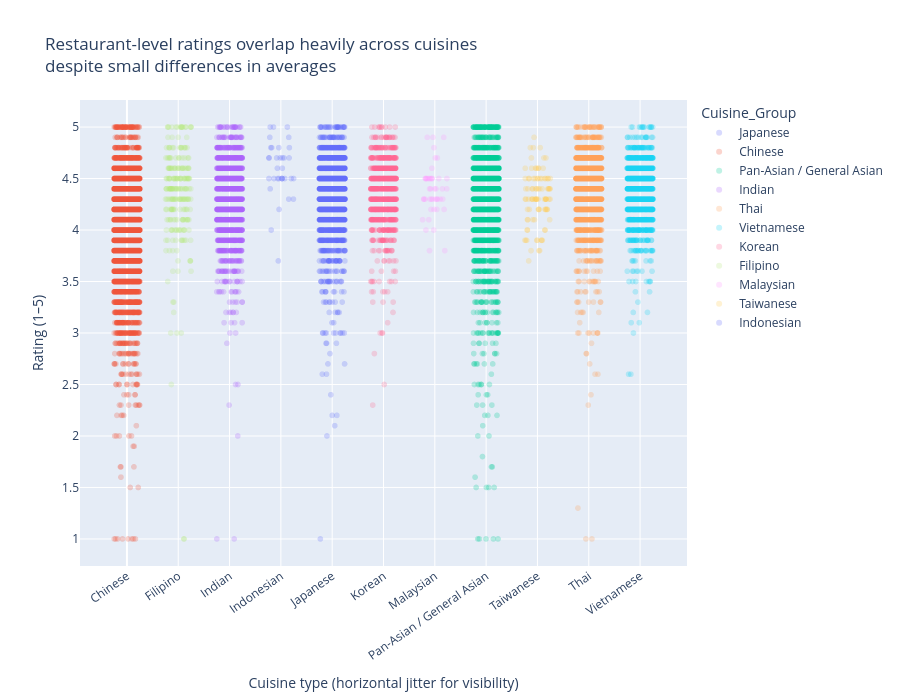

Notebook cell for this chart:
### Markdown cell above
**Chart Rationale:**
I used a sorted bar chart of average rating by cuisine group because Question 3 is fundamentally a comparison across categories: readers need to see which cuisines sit slightly higher or lower on a shared 1–5 scale. Bars make those small differences in means easy to scan, especially when cuisines are ordered from highest to lowest average. I colored bars by sample size (n_restaurants) so large groups (for example Chinese) are not mistaken for more reliable just because the bar is prominent—readers can see both level and how much data supports each mean. I applied a minimum n ≥ 50 rule before plotting so tiny groups do not create misleading spikes. I chose this chart instead of only the jittered scatter because means are a clear summary for “are averages different?”—while the scatter (below) is better for showing overlap in the full distributions. The main takeaway this chart is meant to support: average ratings differ modestly across cuisines, not dramatically—so any ranking should be read as a slight shift, not proof that one cuisine is far “better” than another in this listing data.

### Code cell
import numpy as np
import pandas as pd
import plotly.express as px
import textwrap

rng = np.random.default_rng(42)
# Per-restaurant rows with mapped cuisine (defined in the Question 3 prep cell)
plot = asian_ratings.copy()
cat = pd.Categorical(plot["Cuisine_Group"])
cuisine_order = list(cat.categories)
plot["xj"] = cat.codes.astype(float) + rng.uniform(-0.25, 0.25, size=len(plot))

_title = (
    "Restaurant-level ratings overlap heavily across cuisines "
    "despite small differences in averages"
)
_title_wrapped = "<br>".join(textwrap.wrap(_title, width=62))

fig = px.scatter(
    plot,
    x="xj",
    y="rating_num",
    color="Cuisine_Group",
    labels={"rating_num": "Rating (1–5)", "xj": "Cuisine type (jittered)"},
    title=_title_wrapped,
)

fig.update_traces(marker=dict(size=6, opacity=0.25))
fig.update_layout(
    height=700,
    showlegend=True,
    xaxis=dict(
        title="Cuisine type (horizontal jitter for visibility)",
        tickmode="array",
        tickvals=list(range(len(cuisine_order))),
        ticktext=cuisine_order,
        tickangle=-35,
    ),
)
fig.show()

### Figure 1 — Plotly figure (JSON) as saved in the notebook; plotly's stock layout.template omitted (floating-point values rounded to 4 significant figures; data arrays with more than 128 entries replaced by an {"elided": "..."} marker saying what was removed)
{"data": [{"hovertemplate": "Cuisine_Group=Japanese<br>Cuisine type (jittered)=%{x}<br>Rating (1–5)=%{y}<extra></extra>", "legendgroup": "Japanese", "marker": {"color": "#636efa", "opacity": 0.25, "size": 6, "symbol": "circle"}, "mode": "markers", "name": "Japanese", "showlegend": true, "type": "scattergl", "x": {"elided": "3582 float values"}, "xaxis": "x", "y": {"elided": "3582 float values"}, "yaxis": "y"}, {"hovertemplate": "Cuisine_Group=Chinese<br>Cuisine type (jittered)=%{x}<br>Rating (1–5)=%{y}<extra></extra>", "legendgroup": "Chinese", "marker": {"color": "#EF553B", "opacity": 0.25, "size": 6, "symbol": "circle"}, "mode": "markers", "name": "Chinese", "showlegend": true, "type": "scattergl", "x": {"elided": "10721 float values"}, "xaxis": "x", "y": {"elided": "10721 float values"}, "yaxis": "y"}, {"hovertemplate": "Cuisine_Group=Pan-Asian / General Asian<br>Cuisine type (jittered)=%{x}<br>Rating (1–5)=%{y}<extra></extra>", "legendgroup": "Pan-Asian / General Asian", "marker": {"color": "#00cc96", "opacity": 0.25, "size": 6, "symbol": "circle"}, "mode": "markers", "name": "Pan-Asian / General Asian", "showlegend": true, "type": "scattergl", "x": {"elided": "3125 float values"}, "xaxis": "x", "y": {"elided": "3125 float values"}, "yaxis": "y"}, {"hovertemplate": "Cuisine_Group=Indian<br>Cuisine type (jittered)=%{x}<br>Rating (1–5)=%{y}<extra></extra>", "legendgroup": "Indian", "marker": {"color": "#ab63fa", "opacity": 0.25, "size": 6, "symbol": "circle"}, "mode": "markers", "name": "Indian", "showlegend": true, "type": "scattergl", "x": {"elided": "2181 float values"}, "xaxis": "x", "y": {"elided": "2181 float values"}, "yaxis": "y"}, {"hovertemplate": "Cuisine_Group=Thai<br>Cuisine type (jittered)=%{x}<br>Rating (1–5)=%{y}<extra></extra>", "legendgroup": "Thai", "marker": {"color": "#FFA15A", "opacity": 0.25, "size": 6, "symbol": "circle"}, "mode": "markers", "name": "Thai", "showlegend": true, "type": "scattergl", "x": {"elided": "3534 float values"}, "xaxis": "x", "y": {"elided": "3534 float values"}, "yaxis": "y"}, {"hovertemplate": "Cuisine_Group=Vietnamese<br>Cuisine type (jittered)=%{x}<br>Rating (1–5)=%{y}<extra></extra>", "legendgroup": "Vietnamese", "marker": {"color": "#19d3f3", "opacity": 0.25, "size": 6, "symbol": "circle"}, "mode": "markers", "name": "Vietnamese", "showlegend": true, "type": "scattergl", "x": {"elided": "1979 float values"}, "xaxis": "x", "y": {"elided": "1979 float values"}, "yaxis": "y"}, {"hovertemplate": "Cuisine_Group=Korean<br>Cuisine type (jittered)=%{x}<br>Rating (1–5)=%{y}<extra></extra>", "legendgroup": "Korean", "marker": {"color": "#FF6692", "opacity": 0.25, "size": 6, "symbol": "circle"}, "mode": "markers", "name": "Korean", "showlegend": true, "type": "scattergl", "x": {"elided": "1093 float values"}, "xaxis": "x", "y": {"elided": "1093 float values"}, "yaxis": "y"}, {"hovertemplate": "Cuisine_Group=Filipino<br>Cuisine type (jittered)=%{x}<br>Rating (1–5)=%{y}<extra></extra>", "legendgroup": "Filipino", "marker": {"color": "#B6E880", "opacity": 0.25, "size": 6, "symbol": "circle"}, "mode": "markers", "name": "Filipino", "showlegend": true, "type": "scattergl", "x": {"elided": "234 float values"}, "xaxis": "x", "y": {"elided": "234 float values"}, "yaxis": "y"}, {"hovertemplate": "Cuisine_Group=Malaysian<br>Cuisine type (jittered)=%{x}<br>Rating (1–5)=%{y}<extra></extra>", "legendgroup": "Malaysian", "marker": {"color": "#FF97FF", "opacity": 0.25, "size": 6, "symbol": "circle"}, "mode": "markers", "name": "Malaysian", "showlegend": true, "type": "scattergl", "x": [5.811, 5.956, 5.897, 5.92, 6.173, 5.787, 5.83, 5.984, 6.007, 5.818, 6.04, 5.947, 6.05, 5.964, 6.104, 6.148, 5.877, 5.897, 6.181, 5.762, 6.232, 5.883, 5.819, 5.918, 6.078, 6.194, 5.905, 5.848, 5.827, 5.943, 5.982, 6.236, 5.933, 5.943, 6.047, 5.902, 6.009, 5.782, 5.925, 6.154, 5.995, 6.024, 5.853, 5.979, 6.043], "xaxis": "x", "y": [4.3, 4.3, 4.4, 4.5, 4.9, 4.3, 4.5, 4.2, 4.7, 4.5, 4.2, 4.5, 4.7, 4.9, 4.3, 4.4, 4.5, 3.8, 4.2, 4.1, 4.4, 4.1, 4.5, 4.4, 4.5, 3.8, 4.3, 4.5, 4.0, 4.6, 4.8, 4.5, 4.3, 4.5, 4.3, 4.5, 4.3, 4.3, 4.2, 4.3, 4.4, 4.4, 4.9, 4.0, 4.3], "yaxis": "y"}, {"hovertemplate": "Cuisine_Group=Taiwanese<br>Cuisine type (jittered)=%{x}<br>Rating (1–5)=%{y}<extra></extra>", "legendgroup": "Taiwanese", "marker": {"color": "#FECB52", "opacity": 0.25, "size": 6, "symbol": "circle"}, "mode": "markers", "name": "Taiwanese", "showlegend": true, "type": "scattergl", "x": [8.142, 7.843, 7.984, 7.826, 7.921, 7.981, 8.08, 7.986, 8.163, 8.011, 8.148, 7.814, 7.968, 7.805, 7.951, 8.165, 8.043, 8.245, 8.024, 7.906, 8.21, 8.025, 8.165, 8.11, 8.019, 8.25, 7.772, 7.804, 7.904, 8.198, 8.224, 8.169, 8.126, 8.238, 8.144, 7.875, 8.163, 7.888, 7.975, 8.042, 8.054, 8.158, 7.801, 7.9, 7.761, 8.014, 8.159, 7.775, 8.078, 8.237, 7.934, 7.901, 7.887, 8.225, 7.807, 7.827, 8.214, 7.839, 8.091, 7.942, 7.811, 7.861, 7.765, 8.202, 8.087, 7.829, 7.998, 7.919, 8.035, 7.96, 7.953, 7.982, 7.791, 8.095, 7.978, 8.029, 7.755, 7.882, 8.014, 8.194, 7.963, 8.053, 8.246, 8.167, 8.018, 8.186, 7.91, 8.135, 7.764, 7.773, 7.998, 8.147], "xaxis": "x", "y": [4.5, 4.2, 4.3, 4.3, 4.5, 4.3, 3.9, 3.9, 4.5, 4.5, 4.0, 4.4, 4.4, 4.1, 4.3, 4.3, 3.8, 4.3, 4.6, 4.3, 4.5, 4.2, 4.7, 4.6, 4.2, 4.5, 4.4, 4.0, 4.4, 4.5, 4.3, 4.2, 4.7, 4.1, 4.0, 3.8, 4.3, 4.3, 4.3, 4.4, 4.5, 4.2, 4.0, 4.3, 4.6, 4.3, 4.3, 4.3, 3.9, 4.4, 4.9, 4.4, 4.6, 4.4, 4.2, 4.5, 4.4, 4.5, 4.4, 4.1, 4.1, 4.8, 4.3, 4.4, 4.5, 3.7, 3.9, 4.8, 4.2, 4.3, 4.5, 4.4, 3.9, 3.9, 4.6, 3.8, 3.9, 4.7, 4.4, 4.2, 4.6, 4.8, 4.4, 4.3, 4.6, 4.2, 4.1, 4.3, 4.5, 3.9, 4.5, 4.2], "yaxis": "y"}, {"hovertemplate": "Cuisine_Group=Indonesian<br>Cuisine type (jittered)=%{x}<br>Rating (1–5)=%{y}<extra></extra>", "legendgroup": "Indonesian", "marker": {"color": "#636efa", "opacity": 0.25, "size": 6, "symbol": "circle"}, "mode": "markers", "name": "Indonesian", "showlegend": true, "type": "scattergl", "x": [2.768, 2.805, 3.026, 3.017, 2.865, 3.153, 3.028, 3.244, 2.856, 3.028, 3.076, 2.937, 3.16, 3.154, 3.022, 2.768, 2.792, 2.965, 2.987, 2.785, 2.959, 3.165, 2.792, 2.821, 2.95, 3.248, 3.061, 2.962, 3.201, 2.812, 3.127, 2.932, 2.769, 2.918], "xaxis": "x", "y": [4.7, 4.8, 4.5, 4.5, 4.5, 4.3, 4.6, 4.3, 5.0, 4.7, 4.5, 4.5, 4.7, 4.9, 4.5, 4.5, 4.4, 4.2, 4.7, 4.9, 4.8, 4.8, 5.0, 4.8, 3.7, 4.5, 4.7, 4.5, 4.5, 4.0, 5.0, 4.6, 4.7, 4.7], "yaxis": "y"}], "layout": {"height": 700, "legend": {"title": {"text": "Cuisine_Group"}, "tracegroupgap": 0}, "showlegend": true, "title": {"text": "Restaurant-level ratings overlap heavily across cuisines<br>despite small differences in averages"}, "xaxis": {"anchor": "y", "domain": [0, 1], "tickangle": -35, "tickmode": "array", "ticktext": ["Chinese", "Filipino", "Indian", "Indonesian", "Japanese", "Korean", "Malaysian", "Pan-Asian / General Asian", "Taiwanese", "Thai", "Vietnamese"], "tickvals": [0, 1, 2, 3, 4, 5, 6, 7, 8, 9, 10], "title": {"text": "Cuisine type (horizontal jitter for visibility)"}}, "yaxis": {"anchor": "x", "domain": [0, 1], "title": {"text": "Rating (1–5)"}}}}
